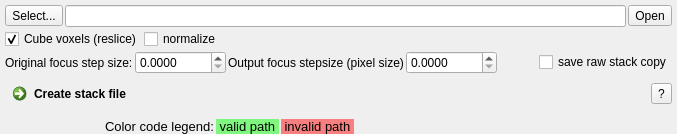
         <widget class="QWidget" name="ImageSequence">
          <attribute name="title">
           <string>Image sequence</string>
          </attribute>
          <layout class="QVBoxLayout" name="verticalLayout_7">
           <property name="spacing">
            <number>2</number>
           </property>
           <property name="leftMargin">
            <number>5</number>
           </property>
           <property name="topMargin">
            <number>5</number>
           </property>
           <property name="rightMargin">
            <number>5</number>
           </property>
           <property name="bottomMargin">
            <number>0</number>
           </property>
           <item>
            <layout class="QHBoxLayout" name="horizontalLayout">
             <item>
              <widget class="QToolButton" name="toolButton_ImageSequenceSelect">
               <property name="text">
                <string>Select...</string>
               </property>
              </widget>
             </item>
             <item>
              <widget class="QLineEditFilePath" name="lineEdit_ImageSequencePath"/>
             </item>
             <item>
              <widget class="QToolButton" name="toolButton_ImageSequenceOpen">
               <property name="text">
                <string>Open</string>
               </property>
              </widget>
             </item>
            </layout>
           </item>
           <item>
            <layout class="QHBoxLayout" name="horizontalLayout_11">
             <item>
              <widget class="QCheckBox" name="checkBox_ImageSequenceCube">
               <property name="text">
                <string>Cube voxels (reslice)</string>
               </property>
               <property name="checked">
                <bool>true</bool>
               </property>
              </widget>
             </item>
             <item>
              <widget class="QCheckBox" name="checkBox_ImageSequenceNormalize">
               <property name="text">
                <string>normalize</string>
               </property>
              </widget>
             </item>
             <item>
              <spacer name="horizontalSpacer_11">
               <property name="orientation">
                <enum>Qt::Horizontal</enum>
               </property>
               <property name="sizeHint" stdset="0">
                <size>
                 <width>40</width>
                 <height>20</height>
                </size>
               </property>
              </spacer>
             </item>
            </layout>
           </item>
           <item>
            <layout class="QHBoxLayout" name="horizontalLayout_4">
             <item>
              <widget class="QLabel" name="label_2">
               <property name="text">
                <string>Original focus step size:</string>
               </property>
              </widget>
             </item>
             <item>
              <widget class="QDoubleSpinBox" name="doubleSpinBox_ImageSequenceFocusStepSizeOrig">
               <property name="enabled">
                <bool>true</bool>
               </property>
               <property name="decimals">
                <number>4</number>
               </property>
               <property name="maximum">
                <double>10000.000000000000000</double>
               </property>
              </widget>
             </item>
             <item>
              <widget class="QLabel" name="label">
               <property name="text">
                <string>Output focus stepsize (pixel size)</string>
               </property>
              </widget>
             </item>
             <item>
              <widget class="QDoubleSpinBox" name="doubleSpinBox_ImageSequenceFocusStepSizeReslized">
               <property name="decimals">
                <number>4</number>
               </property>
               <property name="maximum">
                <double>10000.000000000000000</double>
               </property>
              </widget>
             </item>
             <item>
              <spacer name="horizontalSpacer_3">
               <property name="orientation">
                <enum>Qt::Horizontal</enum>
               </property>
               <property name="sizeHint" stdset="0">
                <size>
                 <width>40</width>
                 <height>20</height>
                </size>
               </property>
              </spacer>
             </item>
             <item>
              <widget class="QCheckBox" name="checkBox_ImageSequenceSaveOrigStack">
               <property name="text">
                <string>save raw stack copy</string>
               </property>
              </widget>
             </item>
            </layout>
           </item>
           <item>
            <layout class="QHBoxLayout" name="horizontalLayout_5">
             <item>
              <widget class="QCommandLinkButton" name="commandLinkButton_CreateStackFile">
               <property name="text">
                <string>Create stack file</string>
               </property>
              </widget>
             </item>
             <item>
              <spacer name="horizontalSpacer_10">
               <property name="orientation">
                <enum>Qt::Horizontal</enum>
               </property>
               <property name="sizeHint" stdset="0">
                <size>
                 <width>40</width>
                 <height>20</height>
                </size>
               </property>
              </spacer>
             </item>
             <item>
              <widget class="QToolButton" name="toolButton_ImageSequenceHelp">
               <property name="text">
                <string>?</string>
               </property>
              </widget>
             </item>
            </layout>
           </item>
           <item>
            <spacer name="verticalSpacer_2">
             <property name="orientation">
              <enum>Qt::Vertical</enum>
             </property>
             <property name="sizeHint" stdset="0">
              <size>
               <width>2</width>
               <height>5</height>
              </size>
             </property>
            </spacer>
           </item>
           <item>
            <layout class="QHBoxLayout" name="horizontalLayout_24">
             <item>
              <spacer name="horizontalSpacer_24">
               <property name="orientation">
                <enum>Qt::Horizontal</enum>
               </property>
               <property name="sizeType">
                <enum>QSizePolicy::Fixed</enum>
               </property>
               <property name="sizeHint" stdset="0">
                <size>
                 <width>100</width>
                 <height>10</height>
                </size>
               </property>
              </spacer>
             </item>
             <item>
              <widget class="QLabel" name="label_36">
               <property name="maximumSize">
                <size>
                 <width>16777215</width>
                 <height>20</height>
                </size>
               </property>
               <property name="font">
                <font>
                 <pointsize>10</pointsize>
                </font>
               </property>
               <property name="text">
                <string>Color code legend:</string>
               </property>
              </widget>
             </item>
             <item>
              <widget class="QLabel" name="label_37">
               <property name="minimumSize">
                <size>
                 <width>0</width>
                 <height>0</height>
                </size>
               </property>
               <property name="maximumSize">
                <size>
                 <width>16777215</width>
                 <height>20</height>
                </size>
               </property>
               <property name="font">
                <font>
                 <pointsize>10</pointsize>
                </font>
               </property>
               <property name="styleSheet">
                <string notr="true">background-color: rgb(0,255,0,120);</string>
               </property>
               <property name="text">
                <string> valid path </string>
               </property>
              </widget>
             </item>
             <item>
              <widget class="QLabel" name="label_39">
               <property name="minimumSize">
                <size>
                 <width>0</width>
                 <height>0</height>
                </size>
               </property>
               <property name="maximumSize">
                <size>
                 <width>16777215</width>
                 <height>20</height>
                </size>
               </property>
               <property name="font">
                <font>
                 <pointsize>10</pointsize>
                </font>
               </property>
               <property name="styleSheet">
                <string notr="true">background-color: rgb(255,0,0,120);</string>
               </property>
               <property name="text">
                <string> invalid path </string>
               </property>
              </widget>
             </item>
             <item>
              <spacer name="horizontalSpacer_25">
               <property name="orientation">
                <enum>Qt::Horizontal</enum>
               </property>
               <property name="sizeHint" stdset="0">
                <size>
                 <width>40</width>
                 <height>10</height>
                </size>
               </property>
              </spacer>
             </item>
            </layout>
           </item>
          </layout>
         </widget>
